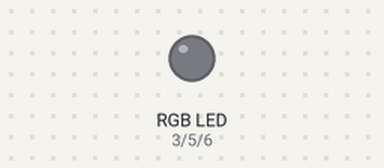
Bench run of a sketch on a simulated Arduino Uno, built with avr-gcc and run on an emulated ATmega328P. Shown: an RGB LED mixed from three pins (HIGH = lit).

Above: at 0.4 s.
At 2.1 s:
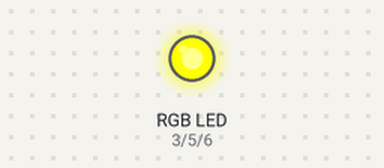
At 3.45 s:
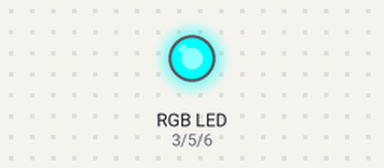
At 3.75 s:
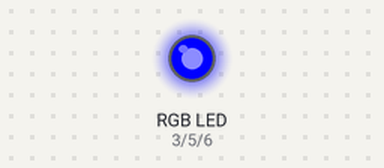
At 4.6 s:
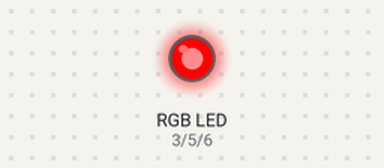
At 6.2 s:
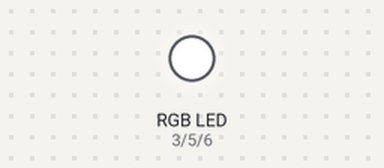
Timing chart, 0 to 7.6 s (numbered marks = the images above):
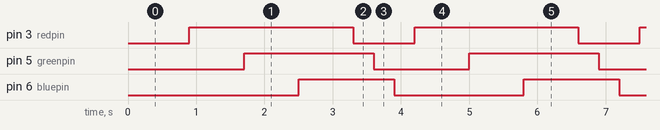

Measured:
- by itself, pin 3 (redpin): alternates HIGH for 2.4 s and LOW for 0.90 s
- by itself, pin 5 (greenpin): alternates HIGH for 1.9 s and LOW for 1.4 s
- by itself, pin 6 (bluepin): alternates HIGH for 1.4 s and LOW for 1.9 s

The sketch:

Banner_RGB_LEDs.ino
```cpp
#define redpin 3
#define greenpin 5
#define bluepin 6
int red = 0;
int green = 0;
int blue = 0;

void setup() {
 pinMode(redpin, OUTPUT);
 pinMode(greenpin, OUTPUT);
 pinMode(bluepin, OUTPUT);
}

void loop(){
 digitalWrite(redpin, red);
 delay(300);
 digitalWrite(greenpin, green);
 delay(300);
 digitalWrite(bluepin, blue);
 delay(300);
 digitalWrite(redpin, HIGH);
 delay(800);
 digitalWrite(greenpin, HIGH);
 delay(800);
 digitalWrite(bluepin, HIGH);
 delay(800);
}
```
